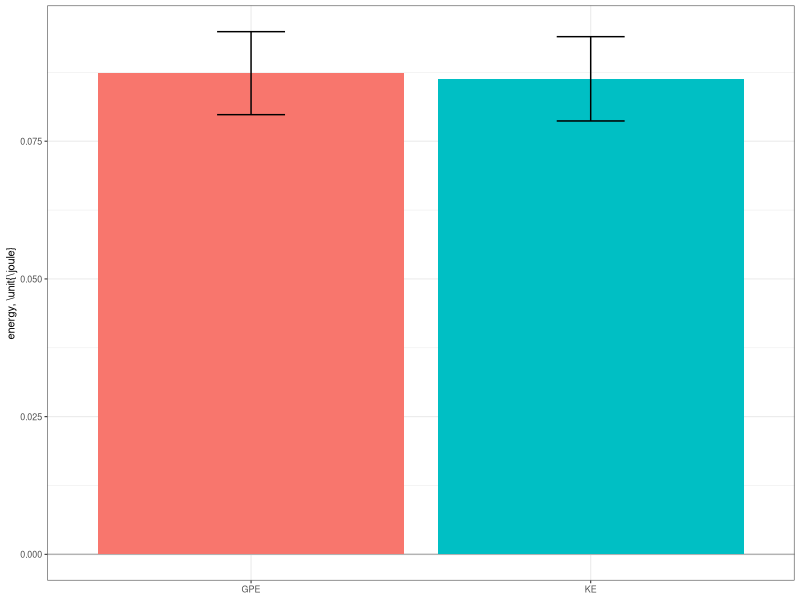

This figure's R source:
library(ggplot2)
library(dplyr)
library(tidyr)

raw <- read.csv('kinematics.csv',header=TRUE)
data <- tibble(raw)
m=0.0060
g=9.81

data <- mutate(data,
     KE=1/2*m*v0^2,
     GPE=m*g*h)
     
# make a bar graph of energy
long <- pivot_longer(data,
     cols = c(KE,GPE),
     names_to = "type",
     values_to = "energy")
Efig <- ggplot(long,aes(x=type,y=energy,fill=type))+
     geom_hline(yintercept=0,color="gray70")+
     stat_summary(geom="bar",fun=mean)+
     stat_summary(geom="errorbar",
	fun.data=mean_sdl,fun.args=list(mult=1),width=0.2)+
     ylab('energy, \\unit{\\joule}')+
     theme_bw(base_size=8)+
     theme(legend.position="none",axis.title.x=element_blank())
ggsave('fig33.svg',plot=Efig,width=3.4167,height=2,units="in")

model <- aov(energy~type,long)
print(summary(model))
